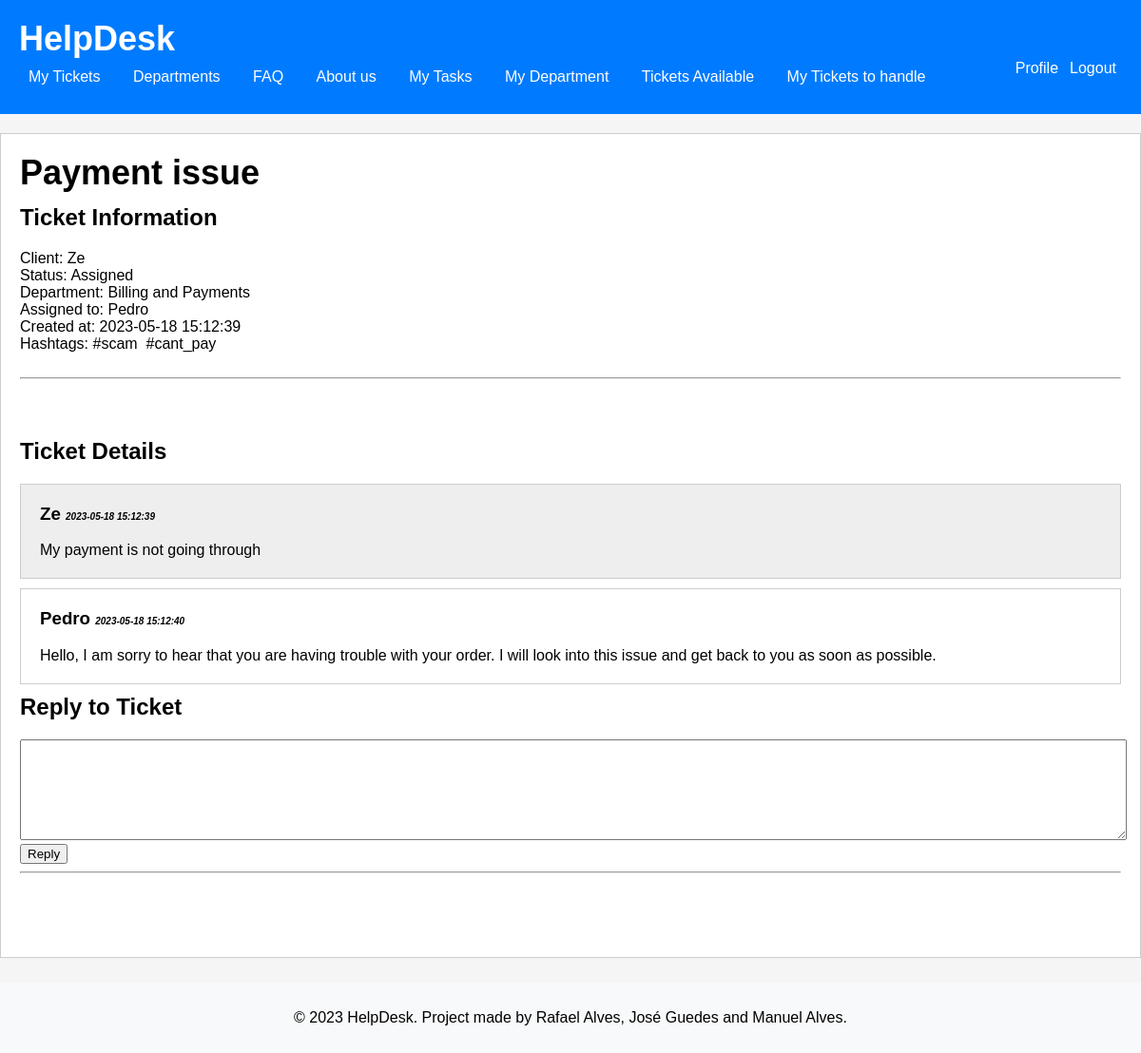
The page /pages/detailTicket.php?id=2 (signed in) on the database as committed earlier.
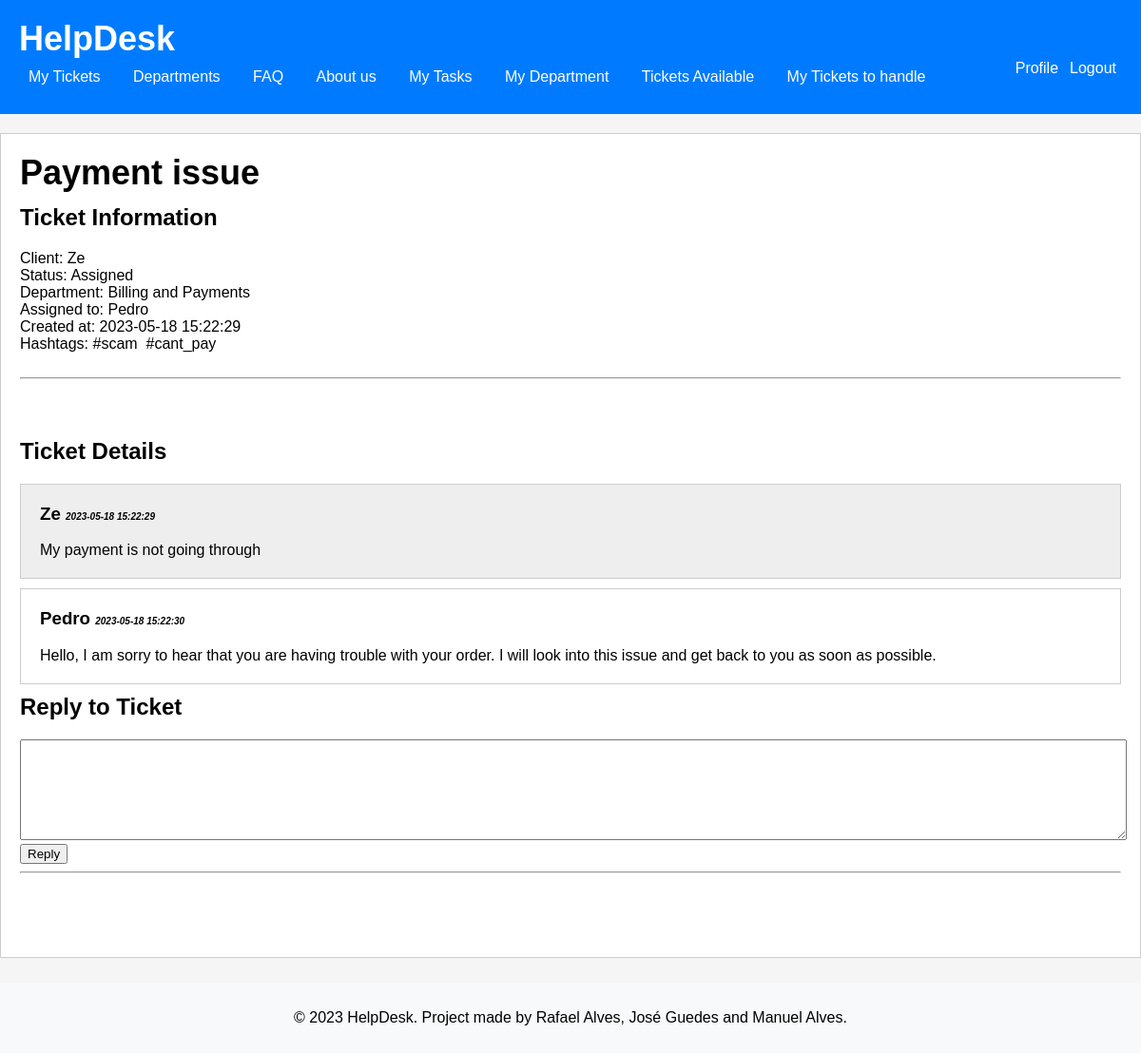
The same page on the database as committed later.
### tables this page shows
CREATE TABLE User (
     id INTEGER PRIMARY KEY AUTOINCREMENT,
     username varchar(255) NOT NULL UNIQUE,
     firstName varchar(255) NOT NULL,
     lastName varchar(255) NOT NULL,
     email varchar(255) NOT NULL UNIQUE,
     password varchar(255) NOT NULL,
     id_department INTEGER DEFAULT NULL,
     is_agent BOOLEAN NOT NULL DEFAULT false,
     is_admin BOOLEAN NOT NULL DEFAULT false,
     CONSTRAINT id_departmentFK FOREIGN KEY(id_department) REFERENCES Department(id)
 );

CREATE TABLE Department (
    id INTEGER PRIMARY KEY AUTOINCREMENT,
    name varchar(255) NOT NULL UNIQUE,
    created_at TIMESTAMP NOT NULL DEFAULT CURRENT_TIMESTAMP
);

CREATE TABLE Reply (
    id INTEGER PRIMARY KEY AUTOINCREMENT,
    id_ticket INTEGER,
    id_user INTEGER,
    content VARCHAR(255) NOT NULL,
    created_at TIMESTAMP NOT NULL DEFAULT CURRENT_TIMESTAMP,
    CONSTRAINT id_ticketFK FOREIGN KEY(id_ticket) REFERENCES Ticket (id),
    CONSTRAINT id_userFK FOREIGN KEY(id_user) REFERENCES User (id)
);

### database/user.class.php (called while the page is built, shortened)
<?php
  function getUserna($id) {
    global $dbh;
    try {
      $stmt = $dbh->prepare('SELECT username FROM User WHERE id = ?');
      $stmt->execute(array($id));
      if($row = $stmt->fetch()){
        return $row['username'];
      }
    }catch(PDOException $e) {
      return -1;
    }
  }

### database/department.class.php (called while the page is built, shortened)
<?php
  class Department {
    static function getName($id) {
      global $dbh;
      try {
        $stmt = $dbh->prepare('SELECT name FROM Department WHERE id = ?');
        $stmt->execute(array($id));
        if($row = $stmt->fetch()){
          return $row['name'];
        }
      }catch(PDOException $e) {
        return -1;
      }
    }
  }
?>

### database/ticket.class.php (called while the page is built, shortened)
<?php
  class Ticket {
static function getTicketHashtags(PDO $db, int $ticketId) {
  $query = "SELECT h.tag
            FROM Ticket_Hashtag th
            JOIN Hashtag h ON th.id_hashtag = h.id
            WHERE th.id_ticket = :ticketId";
  $stmt = $db->prepare($query);
  $stmt->bindParam(':ticketId', $ticketId, PDO::PARAM_INT);
  $stmt->execute();
  $hashtags = $stmt->fetchAll(PDO::FETCH_COLUMN);
  return $hashtags;
}
  }
?>

### database/reply.class.php (called while the page is built, shortened)
<?php
  class Reply {
    static function getRepliesByTicket(PDO $db, int $id_ticket) {
        $stmt = $db->prepare('
          SELECT id, created_at, content, id_user
          FROM Reply
          WHERE id_ticket = ?
          ORDER by created_at asc
        ');
        $stmt->execute(array($id_ticket));
        $row = $stmt->fetchAll(PDO::FETCH_ASSOC);
        return $row;
      }
    }
?>

### utils/session.php (called while the page is built, shortened)
<?php
   function getUserID() {
       if(isset($_SESSION['userID'])) {
            return $_SESSION['userID'];
       } else {
           return null;
       }
   }
?>

### pages/detailTicket.php (the view, shortened to what this page needs)
<?php
require_once(__DIR__ . '/../templates/header.tpl.php');
require_once(__DIR__ . '/../templates/footer.tpl.php');
include_once("../database/ticket.class.php");
include_once("../database/department.class.php");
include_once("../database/user.class.php");
include_once("../database/reply.class.php");
$depart = Department::getName($_SESSION['ticketinfo']['id_department']);
$replies = Reply::getRepliesByTicket($dbh, intval($_SESSION['ticketinfo']['id']));
$us = getUserna($_SESSION['ticketinfo']['id_user']);
$ag = getUserna($_SESSION['ticketinfo']['id_agent']);
$ticketId = $_SESSION['ticketinfo']['id'];
$hashtags = Ticket::getTicketHashtags($dbh, intval($ticketId));
drawHeader();
?>
<h1><?php echo htmlentities($_SESSION['ticketinfo']['title']) ?></h1>
<h2>Ticket Information</h2>
<ul>
    <li>Client: <?php echo htmlentities($us) ?></li>
    <li>Status: <?php echo htmlentities($_SESSION['ticketinfo']['ticket_status']) ?></li>
    <li>Department: <?php echo htmlentities($depart) ?></li>
    <li>Assigned to: <?php echo ($ag == null) ? htmlentities("This ticket has no agent working on it") : htmlentities($ag); ?></li>
    <li>Created at: <?php echo htmlentities($_SESSION['ticketinfo']['created_at']) ?></li>
    <li>Hashtags: <?php foreach ($hashtags as $hashtag): ?>
    <span class="hashtag"><?php echo htmlentities($hashtag); ?>&nbsp;</span>
    <?php endforeach; ?></li>
</ul>
<br>
<hr>
<br>
<br>
<br>
<h2>Ticket Details</h2>
<div style="padding: 20px; background: #eee; border: 1px solid #ccc; margin-bottom:10px;">
<h3 style="margin-top: 0"><?php echo htmlentities($us); ?> <span style="font-style: italic; font-size: 10px; display:inline-block"><?php echo htmlentities($_SESSION['ticketinfo']['created_at']) ?></span></h3>
<?php echo htmlentities($_SESSION['ticketinfo']['description']) ?>
</div>
<?php
if($replies) {
    foreach($replies as $reply) {
        ?>
        <div style="padding: 20px; background: <?php echo (getUserna($reply['id_user']) == $ag) ? '#fff' : '#eee'; ?>; border: 1px solid #ccc; margin-bottom:10px;">
        <h3 style="margin-top: 0"><?php echo getUserna($reply['id_user']); ?> <span style="font-style: italic; font-size: 10px; display:inline-block"><?php echo htmlentities($reply['created_at']) ?>
</span></h3>
        <?php echo htmlentities($reply['content']) ?>
        </div>
        <?php
    }
} else {
    ?>
    <h4>No replies yet.</h4c>
    <?php
}
?>
<?php
if((getUserID() == $_SESSION['ticketinfo']['id_agent'] || getUserID() == $_SESSION['ticketinfo']['id_user']) && $_SESSION['ticketinfo']['ticket_status'] != 'Closed'){
?>
    <h2>Reply to Ticket</h2>
    <textarea id="reply" style="width: 100%; height: 100px"></textarea>
    <?php
    echo '<button onclick="replyClientTicket()">Reply</button><hr />';
    ?>
<?php
    }
?>
<?php
drawFooter();
?>

### templates/header.tpl.php (shortened to what this page needs)
<?php function drawHeader() { ?>
    <!DOCTYPE html>
<html lang="en-US">
    <?php
    require_once(__DIR__ . '/../database/user.class.php');
    ?>
    <head>
        <link rel="stylesheet" href="../css/ticketpage.css">
        <link rel="stylesheet" href="../css/common.css">
        <link rel="stylesheet" href="../css/novo_ticket.css">
        <link rel="stylesheet" href="../css/login.css">
        <link rel="stylesheet" href="../css/register.css">
    </head>
    <body>
        <header>
            <h1><a href = "/pages/ticketpage.php">HelpDesk</a></h1>
            <section class="logout-edit">
                <a href="../actions/action_logout.php"><button id="logout">Logout</button></a>
                <a href="/pages/profile.php"><button id="logout">Profile</button></a>
            </section>
            <nav>
            <ul>
                <li><a href="/pages/ticketpage.php">My Tickets</a></li>
                <li><a href="/pages/department.php">Departments</a></li>
                <li><a href="/pages/faq.php">FAQ</a></li>
                <li><a href="/pages/aboutus.php">About us</a></li>
                <?php
                if($_SESSION['userinfo']['is_admin']==true || $_SESSION['userinfo']['is_agent']==true){
                ?>
                <li><a href="/pages/tasks.php">My Tasks</a></li>
                <li><a href="/pages/departmentTicket.php?id=<?php echo intval($_SESSION['userinfo']['id_department']); ?>">My Department</a></li>
                <li><a href="/pages/ticketAvailable.php">Tickets Available</a></li>
                <li><a href="/pages/ticketsToHandle.php">My Tickets to handle</a></li>
                <?php } ?>
            </ul>
            </nav>
        </header>
        <main>
<?php } ?>

### templates/footer.tpl.php
<?php function drawFooter() { ?>
    </main>
        <footer>
        <p>&copy; 2023 HelpDesk. Project made by Rafael Alves, José Guedes and Manuel Alves.</p>
        </footer>
    </body>
<?php } ?>

### css/common.css (style rules this page uses)
header { background-color: #007bff; color: #fff; padding: 20px; }
header h1 { margin: 0; }
body { position: relative; margin: 0; padding: 0; font-family: Arial, sans-serif; background-color: #f5f5f5; min-height: 100%; padding-bottom: 5rem; }
main { background-color: #fff; border: 1px solid #ccc; padding: 20px; min-height: 100%; padding-bottom: 5rem; margin: 20px auto; }
footer { background-color: #f8f9fa; right: 0; bottom: 0; left: 0; text-align: center; padding: 1%; position: absolute; bottom: 0em; }
#logout { background-color: #007bff; color: #fff; border: none; cursor: pointer; font-size: 16px; border-radius: 4px; float: right; text-align: center; }
body>header>h1>a { text-decoration: none; color: white; }
nav { background-color: #007bff; padding: 10px; }
nav ul { list-style-type: none; margin: 0; padding: 0; }
nav li { display: inline-block; margin-right: 10px; }
nav a { color: white; text-decoration: none; }
h1 { margin: 0; font-size: 36px; margin-bottom: 1%; }
h1>a { text-decoration: none; color: white; }
nav ul { list-style-type: none; padding: 0; margin: 0; }
nav ul li { display: inline; }
nav ul li a { color: #fff; text-decoration: none; margin-left: 20px; transition: color 0.3s ease; }
body>header>nav>ul>li:nth-child(1)>a { margin-left: 0%; }
h2 { font-size: 24px; margin: 0 0 20px; }
ul { list-style-type: none; padding: 0; margin: 0; }

Rows that differ between the two databases and show on the page:
changed reply "Pedro": created_at "2023-05-18 15:12:40" → "2023-05-18 15:22:30"
Other text that changed with them:
$_SESSION['ticketinfo']['created_at']: "2023-05-18 15:12:39" → "2023-05-18 15:22:29"
